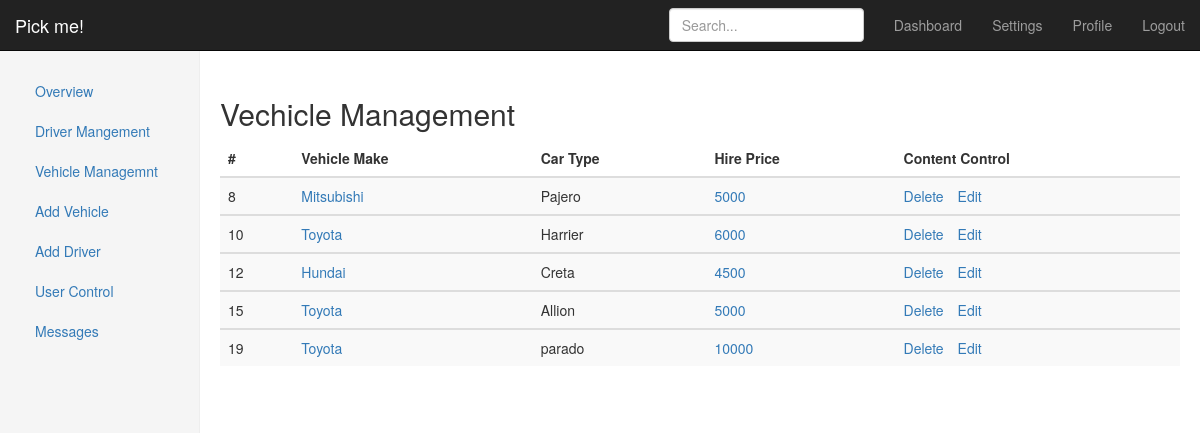
The page /admin/add_vehicles.php (signed in) on the database its author committed.
### tables this page shows
CREATE TABLE `cars` (
  `car_id` int(11) NOT NULL,
  `car_name` varchar(255) NOT NULL,
  `car_type` varchar(255) NOT NULL,
  `image` text NOT NULL,
  `hire_cost` int(11) NOT NULL,
  `capacity` int(11) NOT NULL,
  `status` varchar(255) NOT NULL
);

### admin/add_vehicles.php (the view, shortened to what this page needs)
<!DOCTYPE html>
<html lang="en">
  <head>
    <link href="../css/bootstrap.css" rel="stylesheet">
    <link href="../css/style2.css" rel="stylesheet">
  </head>
  <body>
  <?php include 'menu.php'; ?>
    <div class="container-fluid">
      <div class="row">
        <?php include 'menu.php'; ?>
        <div class="col-sm-9 col-sm-offset-3 col-md-10 col-md-offset-2 main">
          <h2 class="sub-header up">Vechicle Management</h2>
          <div class="table-responsive">
            <table class="table table-striped">
              <thead>
                <tr>
                   <th>#</th>
                    <th>Vehicle Make</th>
                    <th>Car Type</th>
                    <th>Hire Price</th>
                    <th>Content Control</th>
                </tr>
              </thead>
                <?php
                    include '../includes/config.php';
                    $select = "SELECT * FROM cars WHERE status = 'Available'";
                    $result = $conn->query($select);
                    while ($row = $result->fetch_assoc()) {
                ?>
              <tbody>
                 <tr>
                 <td><?php echo $row['car_id'] ?></td>
                <td><a href="#"><?php echo $row['car_type'] ?></a></td>
                <td><?php echo $row['car_name'] ?></td>
                <td><a href="#"><?php echo $row['hire_cost'] ?></a></td>
                <td><a href="javascript:sureToApprove(<?php echo $row['car_id']; ?>)" class="space">Delete</a><a href="#" class="space"> Edit</a></td>
                </tr>
              </tbody>
                    <?php
                                    }
                    ?>
            </table>
          </div>
        </div>
      </div>
    </div>
  </body>
</html>

### css/style2.css (style rules this page uses)
* { box-sizing: border-box; }
body { font-family: "Helvetica Neue",Helvetica,Arial,sans-serif; font-size: 14px; line-height: 1.42857143; color: #333; background-color: #fff; }
.space { margin-right: 10px; }
.up { margin-top: 8%; }
.main { padding: 20px; }

### rows shown on the page
cars: car_id "8", car_type "Mitsubishi", car_name "Pajero", hire_cost "5000"
cars: car_id "10", car_type "Toyota", car_name "Harrier", hire_cost "6000"
cars: car_id "12", car_type "Hundai", car_name "Creta", hire_cost "4500"
cars: car_id "15", car_type "Toyota", car_name "Allion", hire_cost "5000"
cars: car_id "19", car_type "Toyota", car_name "parado", hire_cost "10000"
